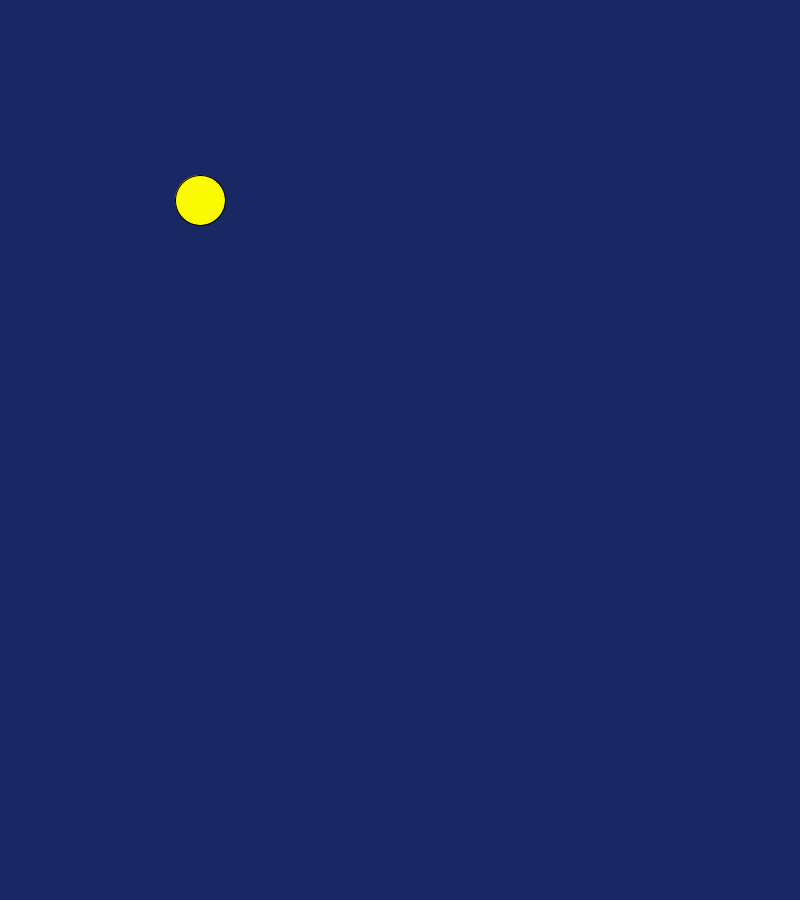
Frame 1 (no input)
Frame 60 (the mouse pressed at the canvas centre just before this capture): identical to frame 1, image omitted
Frame 120 (the mouse held since frame 60 and released just before this capture): identical to frame 1, image omitted

The Processing sketch that drew this single still picture (run headless with seeded random() and noise(); from frame 60 on, the mouse is pressed at the canvas centre):

// Processing sketch: flappyBird
// ── flappyBird.pde
void setup() {
size(800,900);
BX = 200;
  BY = 200;
}
int BX;
int BY;
double birdYVelocity = 0;
double gravity = 0.5;
void draw() {
  BY = BY + (int)birdYVelocity;
  background(25,40,100);
  
  fill(250,250,0);
  ellipse(BX,BY,50,50);
}
